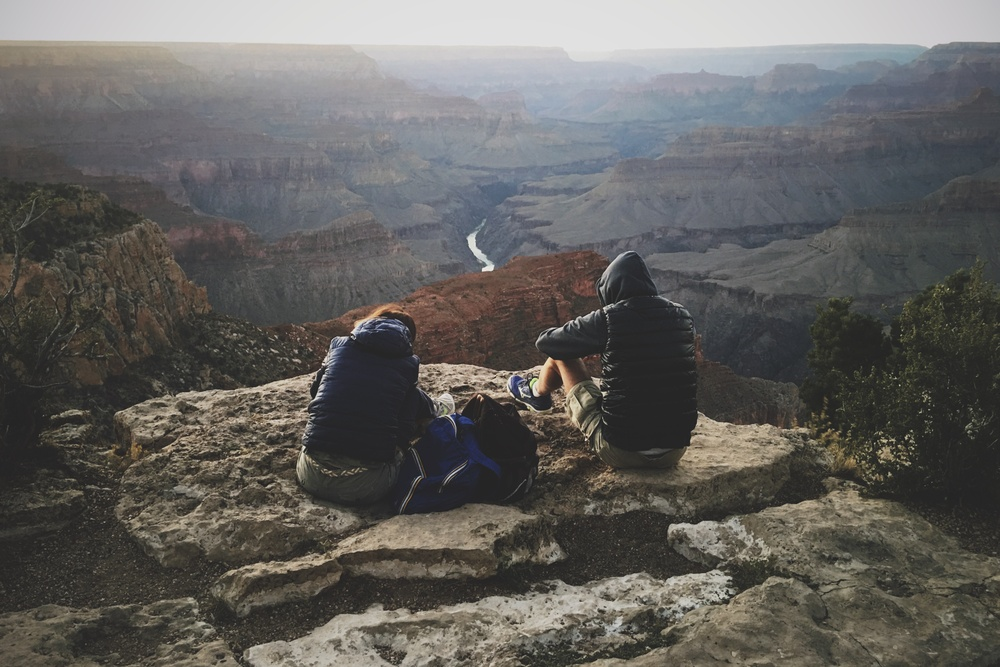
#> input picture cv/canyon.jpg, 1000 x 667 px, shrunk from 4032 x 2688 before the run
$ jupyter execute image-manipulation.ipynb   (older library calls are emulated)
#> lines starting #> are read from the running program, lines starting #| are printed output that depends on the picture; after the words box and inside, x2 and y2 are one past the last pixel; in counts of white or black regions, pixels touching at a corner belong together
### Translation

[cell 1]
import cv2
import numpy as np
image = cv2.imread('canyon.jpg')
#> image is the input picture: shape (667, 1000, 3); mean B, G, R 94.4, 97.2, 98.8

[cell 2]
image = cv2.imread('canyon.jpg')
height, weight = image.shape[:2]
#> height = 667; weight = 1000
T = np.float32([[1,0,height/4],[0,1,weight/4]])
#> T = [[1, 0, 166.8], [0, 1, 250]]
image_trans = cv2.warpAffine(image, T, (weight,height))
cv2.imshow('translation',image_trans)
cv2.waitKey()
cv2.destroyAllWindows()

### Rotation

[cell 3]
image = cv2.imread('canyon.jpg')
height, weight = image.shape[:2]
T = cv2.getRotationMatrix2D((weight/2,height/2),90,1)
image_trans = cv2.warpAffine(image, T, (weight,height))
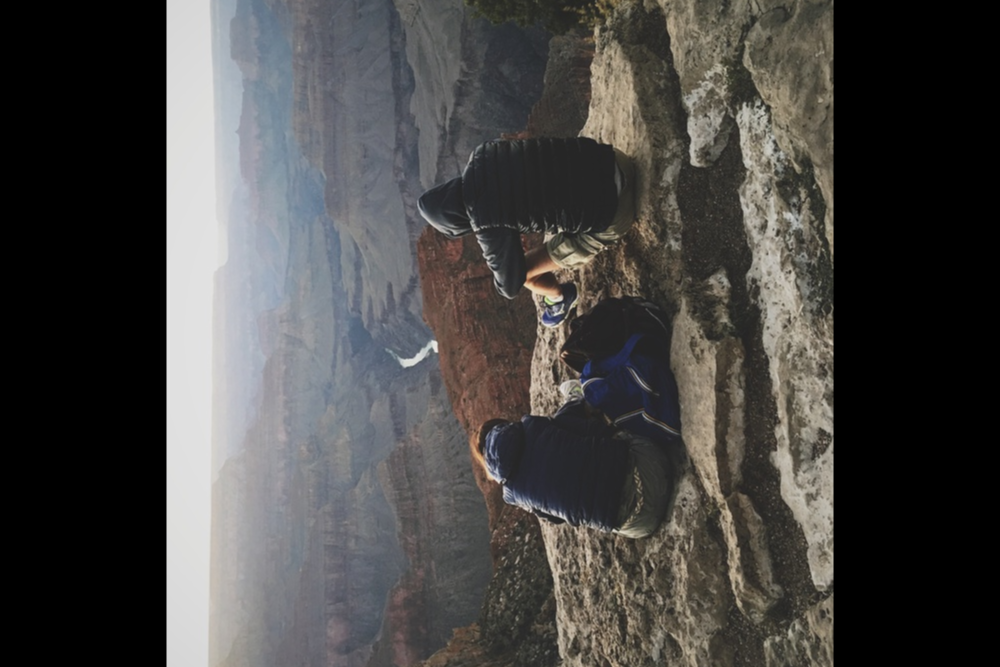
#> image_trans: shape (667, 1000, 3); mean B, G, R 69.3, 70.8, 72.1
cv2.imshow('translation',image_trans)
cv2.waitKey()
cv2.destroyAllWindows()

[cell 4]
image = cv2.imread('canyon.jpg')
image_transpose = cv2.transpose(image)
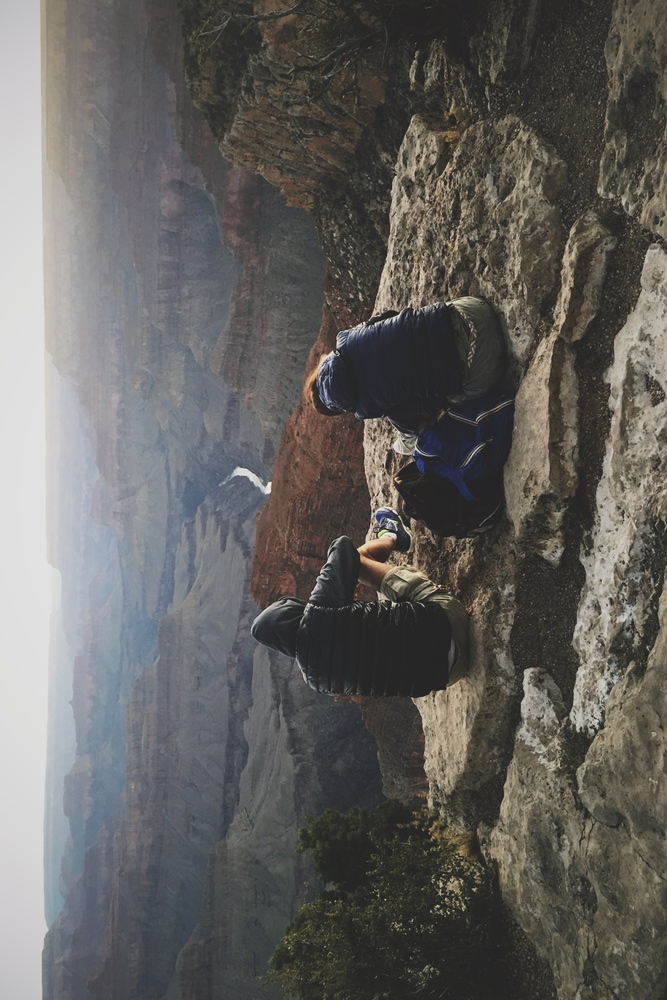
#> image_transpose: shape (1000, 667, 3); mean B, G, R 94.4, 97.2, 98.8
cv2.imshow('transpose',image_transpose)
cv2.waitKey()
cv2.destroyAllWindows()

### Resize

[cell 5]
image = cv2.imread('canyon.jpg')
image_resize1 = cv2.resize(image,None, fx=0.1,fy=0.1)
cv2.imshow('default(linear)',image_resize1)
cv2.waitKey()
cv2.destroyAllWindows()

### Pyramid

[cell 6]
image = cv2.imread('canyon.jpg')

image_pyrdown = cv2.pyrDown(image)
# image_pyrup = cv2.pyrUp(image)
cv2.imshow('down',image_pyrdown)
# cv2.imshow('up',image_pyrup)
cv2.waitKey()
cv2.destroyAllWindows()

[cell 7]
#crop

[cell 8]
image = cv2.imread('canyon.jpg')

height, width = image.shape[:2]
#> width = 1000
int_height, int_width = int(height*.25), int(width*.25)
#> int_height = 166; int_width = 250
fin_height, fin_width = int(height*.75), int(width*.75)
#> fin_height = 500; fin_width = 750
image_crop = image[int_height:fin_height, int_width:fin_width]
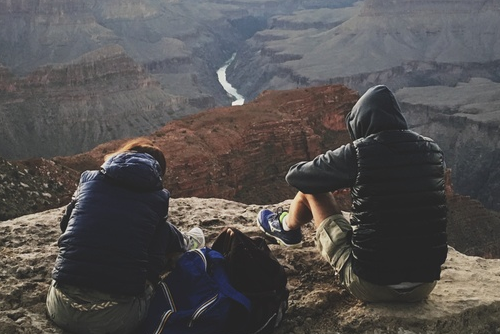
#> image_crop: shape (334, 500, 3); mean B, G, R 80.5, 81, 84
cv2.imshow('crop',image_crop)
cv2.imshow('original',image)
cv2.waitKey()
cv2.destroyAllWindows()

### add/subtract

[cell 9]
image = cv2.imread('canyon.jpg')
ad = np.ones(image.shape,dtype='uint8')*75
image_add = cv2.subtract(image,ad)
cv2.imshow('add',image_add)
cv2.waitKey()
cv2.destroyAllWindows()

[cell 10]
square = cv2.rectangle(np.zeros((500,500),dtype='uint8'),(50,50),(250,250),255,-2)
ellipse = np.zeros((500,500),'uint8')
cv2.ellipse(ellipse,(200,200),(100,50),0,0,180,255,-1)
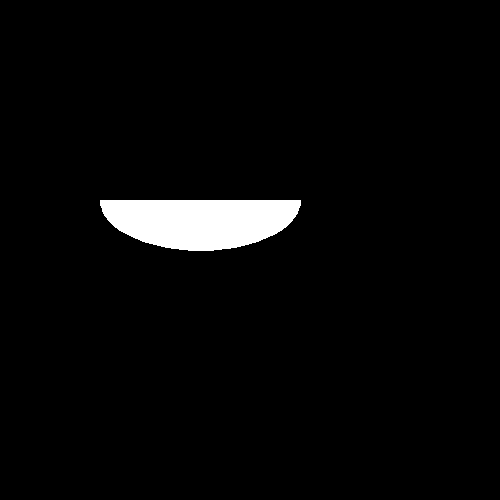
#> ellipse: shape (500, 500); 3.2% white; 1 white region, box (x1, y1, x2, y2) and area: (100, 200, 301, 251) 8043
cv2.imshow('ell',square)
cv2.waitKey()
cv2.destroyAllWindows()

### bitwise

[cell 11]
image_and = cv2.bitwise_and(square,ellipse)
image_or = cv2.bitwise_or(square,ellipse)
cv2.imshow('and',image_and)
cv2.imshow('or',image_or)
cv2.waitKey()
cv2.destroyAllWindows()

### convolution

[cell 12]
kernel_3 = np.ones((10,10),'uint8')/100
image_con1 = cv2.filter2D(image, -1, kernel_3)
cv2.imshow('blur1',image_con1)
cv2.imshow('ori',image)
cv2.waitKey()
cv2.destroyAllWindows()

[cell 13]
image_denoise = cv2.fastNlMeansDenoisingColored(image,None, 6, 6, 7, 21)
cv2.imshow('image_denoise',image_denoise)
cv2.waitKey()
cv2.destroyAllWindows()

### sharpen

[cell 14]
sharpen_matrix = np.array([[-1,-1,-1],[-1,9,-1],[-1,-1,-1]])
image_sharpen = cv2.filter2D(image,-1,sharpen_matrix)
cv2.imshow('sharpen',image_sharpen)
cv2.waitKey()
cv2.destroyAllWindows()

### threshold

[cell 15]
image_grey = cv2.imread('canyon.jpg',0)
#> image_grey: shape (667, 1000); min 17, max 245, mean 97.4
ret,image_thre = cv2.threshold(image_grey,177,190,cv2.THRESH_BINARY)
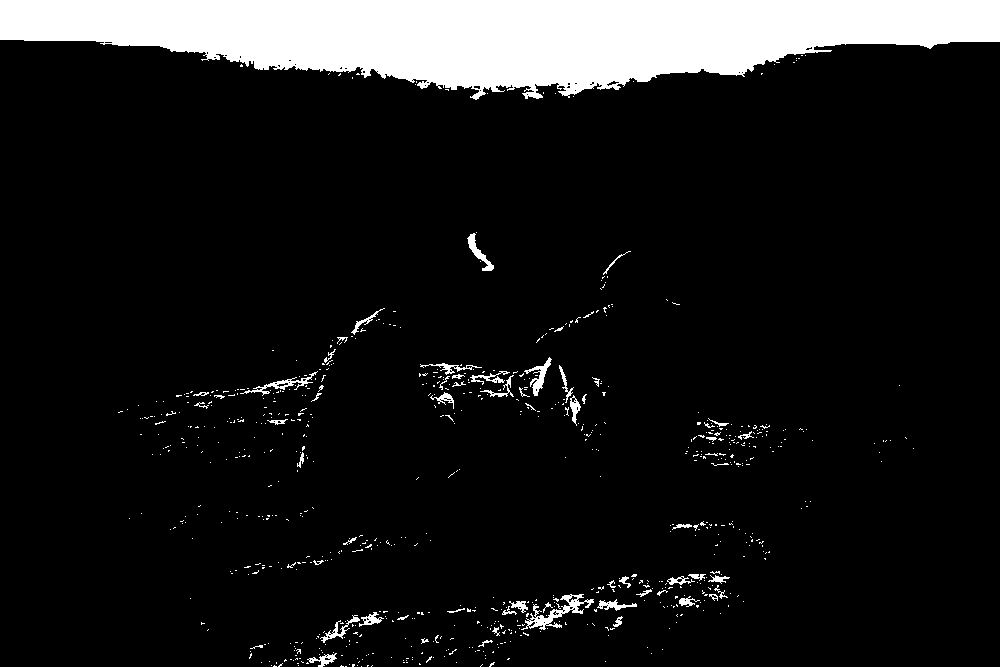
#> image_thre: shape (667, 1000); values 0 (black) and 190 (white), 10.6% white; 758 white regions (698 under 20 px), largest, box (x1, y1, x2, y2) and area: (0, 0, 1000, 100) 63627, (521, 594, 594, 630) 705, (240, 371, 318, 396) 337
cv2.imshow('thre',image_thre)
cv2.waitKey()
cv2.destroyAllWindows()

### dilation

[cell 16]
kernel_dilate = np.ones((5,5),'uint8')
image_dilation = cv2.dilate(image,kernel_dilate,iterations = 1)
cv2.imshow('image_dilation',image_dilation)
cv2.waitKey(0)

image_erosion = cv2.erode(image,kernel_dilate,iterations = 1)
cv2.imshow('image_erosion',image_erosion)
cv2.waitKey(0)

image_denoise1 = cv2.dilate(image_erosion,kernel_dilate,iterations = 1)
cv2.imshow('open',image_denoise1)

cv2.waitKey(0)

image_close = cv2.erode(image_dilation,kernel_dilate,iterations = 1)
cv2.imshow('close',image_close)

cv2.waitKey(0)
cv2.destroyAllWindows()

### edge detection

[cell 17]
image_sobe1 = cv2.Sobel(image,cv2.CV_64F,0,1,ksize = 5)
cv2.imshow('sobel',image_sobe1)
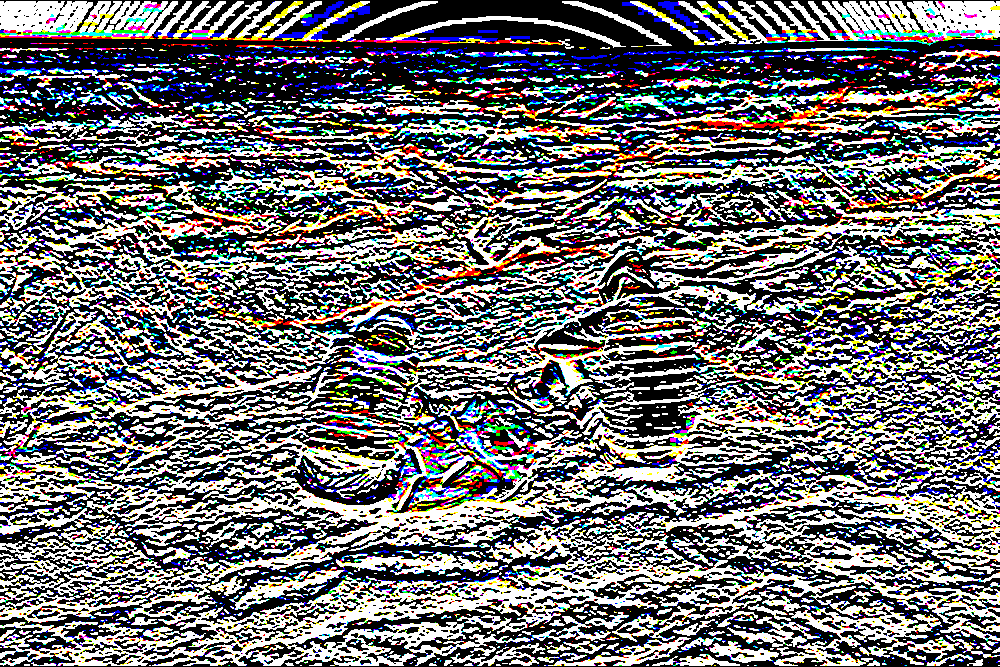
#> window 'sobel': shape (667, 1000, 3); mean B, G, R 112.8, 111.9, 112.6
cv2.waitKey(0)

image_sobe2 = cv2.Sobel(image,cv2.CV_64F,1,0,ksize = 5)
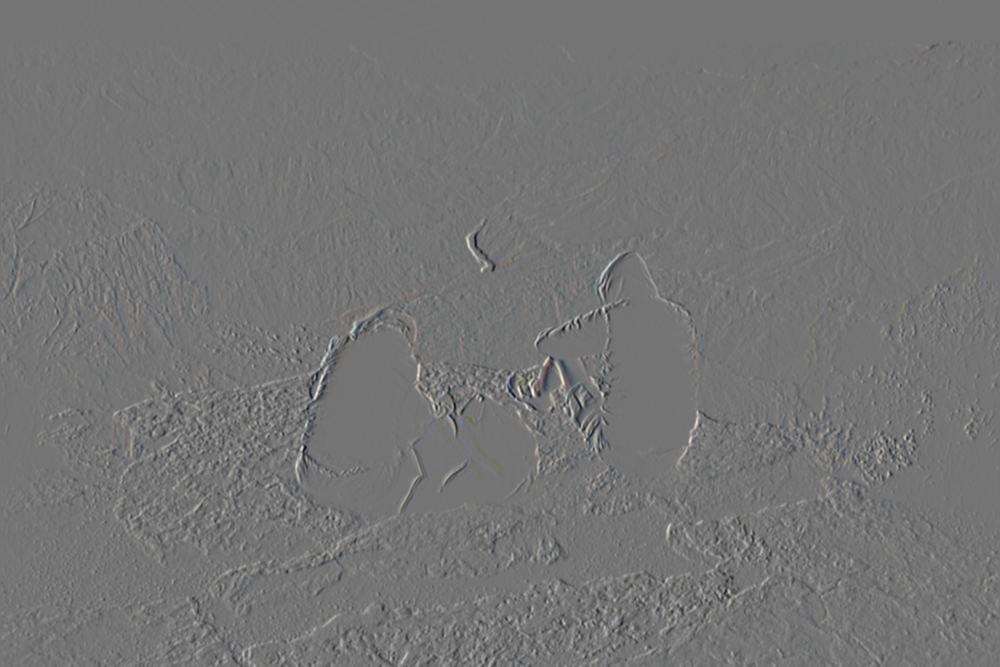
#> image_sobe2: shape (667, 1000, 3) float64; mean B, G, R 0.2, -0.1, -0.5; drawn with min black and max white
cv2.imshow('sobe2',image_sobe2)
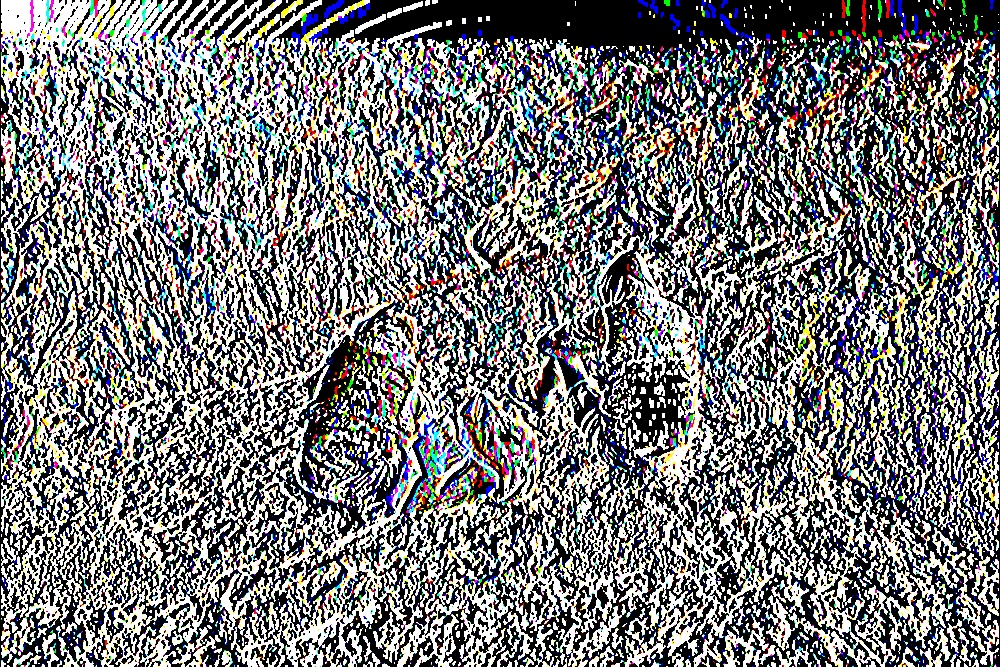
#> window 'sobe2': shape (667, 1000, 3); mean B, G, R 121.8, 121, 120.9
cv2.waitKey(0)

cv2.destroyAllWindows()

### Perspective

[cell 18]
pointsA = np.float32([[79,49],[179,70],[89,259],[189,280]])
pointsB = np.float32([[50,50],[150,50],[50,250],[150,250]])
M = cv2.getPerspectiveTransform(pointsA, pointsB)
image_warp = cv2.warpPerspective(image,M,(100,200))
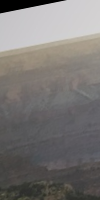
#> image_warp: shape (200, 100, 3); mean B, G, R 115.7, 117.6, 120.7
cv2.imshow('warp',image_warp)
cv2.waitKey(0)

cv2.destroyAllWindows()
